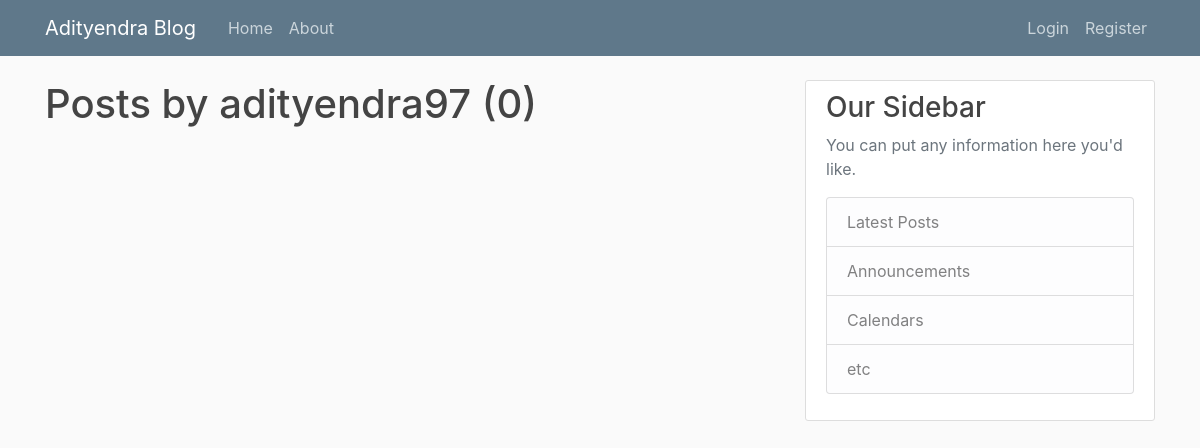
Before: /user/adityendra97 with the older database file.
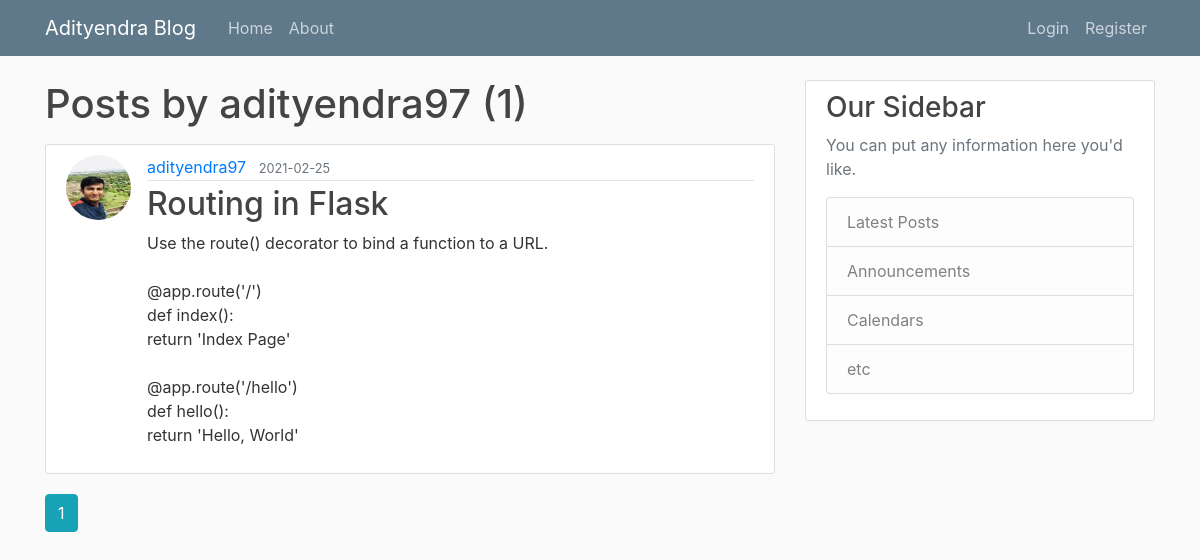
After: the same page with the newer database file.
### flaskblog/models.py (models this page shows, shortened)
class Post(db.Model):
    id = db.Column(db.Integer, primary_key=True)
    title = db.Column(db.String(100), nullable=False)
    date_posted = db.Column(db.DateTime, nullable=False, default=datetime.utcnow)
    content = db.Column(db.Text, nullable=False)
    user_id = db.Column(db.Integer, db.ForeignKey('user.id'), nullable=False)

class User(db.Model, UserMixin):
    id = db.Column(db.Integer, primary_key=True)
    username = db.Column(db.String(20), unique=True, nullable=False)
    email = db.Column(db.String(120), unique=True, nullable=False)
    image_file = db.Column(db.String(20), nullable=False, default='default.jpg')
    password = db.Column(db.String(60), nullable=False)
    posts = db.relationship('Post', backref='author', lazy=True)

### flaskblog/users/routes.py (the view)
@users.route("/user/<string:username>")
def user_posts(username):
    page = request.args.get('page', 1, type=int)
    user = User.query.filter_by(username=username).first_or_404()
    posts = Post.query.filter_by(author=user)\
        .order_by(Post.date_posted.desc())\
        .paginate(page=page, per_page=5)
    return render_template('user_posts.html', posts=posts, user=user)

### flaskblog/templates/user_posts.html
{% extends "layout.html" %}
{% block content %}
<h1 class="mb-3">Posts by {{ user.username }} ({{ posts.total }})</h1>
{% for post in posts.items %}
<article class="media content-section">
  <img class="rounded-circle article-img"
    src="{{ url_for('static', filename='profile_pics/' + post.author.image_file) }}">
  <div class="media-body">
    <div class="article-metadata">
      <a class="mr-2" href="{{ url_for('users.user_posts', username=post.author.username) }}">{{ post.author.username
        }}</a>
      <small class="text-muted">{{ post.date_posted.strftime('%Y-%m-%d') }}</small>
    </div>
    <h2><a class="article-title" href="{{ url_for('posts.post', post_id=post.id) }}">{{ post.title }}</a></h2>
    <p class="article-content">{{ post.content }}</p>
  </div>
</article>
{% endfor %}
{% for page_num in posts.iter_pages(left_edge=1, right_edge=1, left_current=1, right_current=2) %}
{% if page_num %}
{% if posts.page == page_num %}
<a class="btn btn-info mb-4" href="{{ url_for('users.user_posts', username=user.username, page=page_num) }}">{{ page_num
  }}</a>
{% else %}
<a class="btn btn-outline-info mb-4" href="{{ url_for('users.user_posts', username=user.username, page=page_num) }}">{{
  page_num }}</a>
{% endif %}
{% else %}
...
{% endif %}
{% endfor %}
{% endblock content %}

Changed rows visible on the page:
added Post: image_file (picture), author.username "adityendra97", date_posted "2021-02-25", title "Routing in Flask", content "Use the route() decorator to bind a function to a URL. @app.route('/') def index(): return 'Index Page' @app.route('/hello') def hello(): return 'Hello, World'"
Other visible differences:
{{ posts.total }}: "0" → "1"
new list line: "1"
